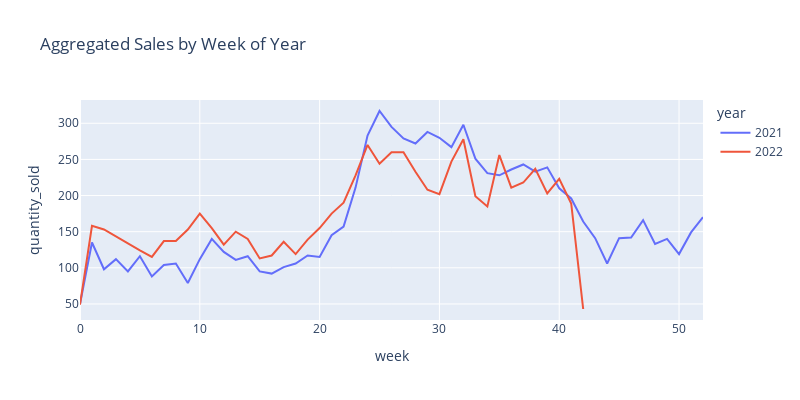

Notebook code cell kept with this figure:
### Markdown cell above
Looking at median value, most sales happen on Monday (day 0), Saturday and Sunday (day 5 and 6).

### Code cell
px.line(raw.groupby(['week','year']).agg({'quantity_sold':sum}).reset_index(),
        x='week',y='quantity_sold',height=400,width=800,color='year',
       title="Aggregated Sales by Week of Year")

### Figure 1 — Plotly figure (JSON) as saved in the notebook; plotly's stock layout.template omitted (floating-point values rounded to 4 significant figures)
{"data": [{"hovertemplate": "year=2021<br>week=%{x}<br>quantity_sold=%{y}<extra></extra>", "legendgroup": "2021", "line": {"color": "#636efa", "dash": "solid"}, "marker": {"symbol": "circle"}, "mode": "lines", "name": "2021", "orientation": "v", "showlegend": true, "type": "scatter", "x": [0, 1, 2, 3, 4, 5, 6, 7, 8, 9, 10, 11, 12, 13, 14, 15, 16, 17, 18, 19, 20, 21, 22, 23, 24, 25, 26, 27, 28, 29, 30, 31, 32, 33, 34, 35, 36, 37, 38, 39, 40, 41, 42, 43, 44, 45, 46, 47, 48, 49, 50, 51, 52], "xaxis": "x", "y": [50, 135, 98, 112, 95, 116, 88, 104, 106, 79, 112, 140, 122, 111, 116, 95, 92, 101, 106, 117, 115, 145, 157, 211, 283, 317, 295, 279, 272, 288, 280, 267, 298, 251, 231, 228, 236, 243, 233, 239, 210, 196, 164, 141, 106, 141, 142, 166, 133, 140, 119, 149, 170], "yaxis": "y"}, {"hovertemplate": "year=2022<br>week=%{x}<br>quantity_sold=%{y}<extra></extra>", "legendgroup": "2022", "line": {"color": "#EF553B", "dash": "solid"}, "marker": {"symbol": "circle"}, "mode": "lines", "name": "2022", "orientation": "v", "showlegend": true, "type": "scatter", "x": [0, 1, 2, 3, 4, 5, 6, 7, 8, 9, 10, 11, 12, 13, 14, 15, 16, 17, 18, 19, 20, 21, 22, 23, 24, 25, 26, 27, 28, 29, 30, 31, 32, 33, 34, 35, 36, 37, 38, 39, 40, 41, 42], "xaxis": "x", "y": [49, 158, 153, 143, 134, 124, 115, 137, 137, 153, 175, 155, 132, 150, 140, 113, 117, 136, 119, 139, 155, 175, 190, 228, 270, 244, 260, 260, 233, 208, 202, 247, 278, 199, 185, 256, 211, 218, 237, 203, 223, 189, 43], "yaxis": "y"}], "layout": {"height": 400, "legend": {"title": {"text": "year"}, "tracegroupgap": 0}, "title": {"text": "Aggregated Sales by Week of Year"}, "width": 800, "xaxis": {"anchor": "y", "domain": [0, 1], "title": {"text": "week"}}, "yaxis": {"anchor": "x", "domain": [0, 1], "title": {"text": "quantity_sold"}}}}
